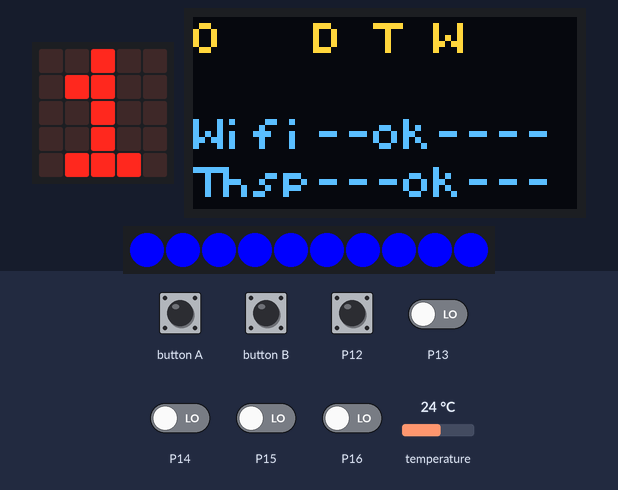
A program run on a simulated BBC micro:bit (MakeCode). On the bench: the board's 5×5 LED display, 128×64 one-colour display, 10 RGB LEDs in strip order, left to right. Inputs (shaded band) come from the test bench; at power-on: P12–16 LOW, temperature 24 °C. The OLED is the two-colour kind (top 16 rows yellow); a reset restarts the program.

Above: at 1.9 s.
2.0 s: button B pressed for 0.15 s
At 3.6 s:
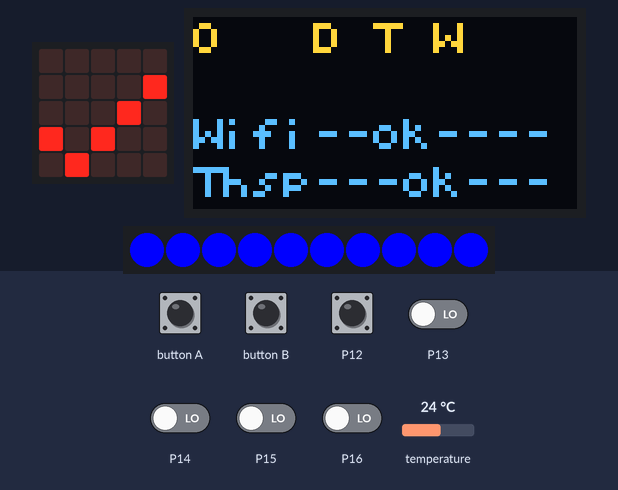
5.3 s: button A pressed for 0.15 s
6.0 s: button B pressed for 0.15 s
6.7 s: button A driven LOW and button B driven LOW
At 8.58 s:
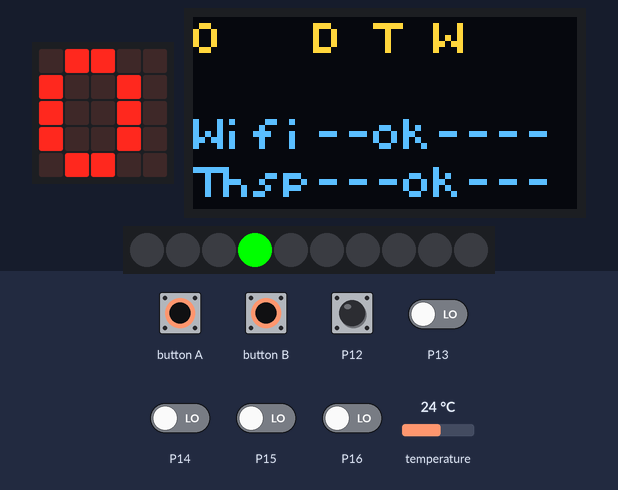
11.0 s: P12 pulled HIGH for 1 s
At 12.0 s:
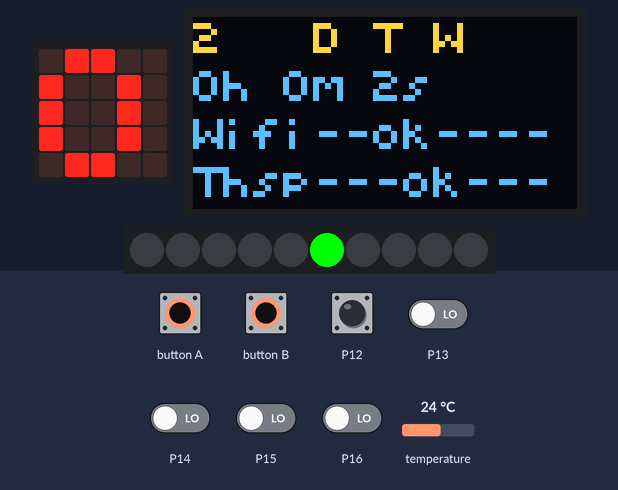
12.6 s: P12 pulled HIGH for 0.15 s
At 13.4 s:
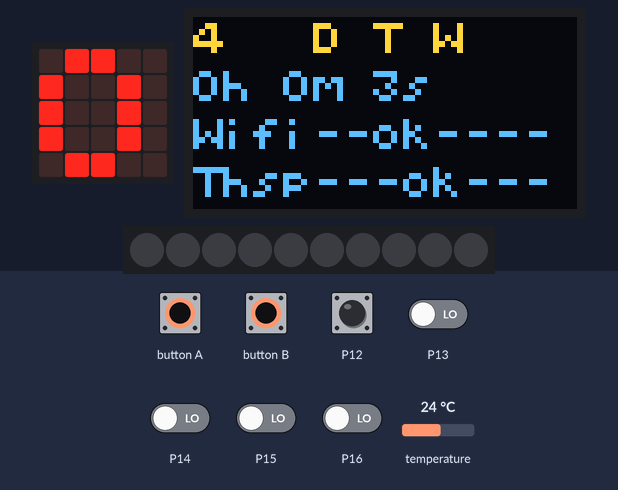

The program:

main.ts
```typescript
function alerte_feu () {
    for (let index = 0; index <= 9; index++) {
        strip.setPixelColor(index, neopixel.colors(NeoPixelColors.Red))
        strip.shift(1)
        strip.show()
        basic.pause(50)
    }
    pins.digitalWritePin(DigitalPin.P9, 1)
}
input.onButtonPressed(Button.B, function () {
    basic.showLeds(`
        # # # # .
        # . . # .
        # # # # .
        # . # . .
        # . . # .
        `)
    control.reset()
})
let heure = 0
let minutes = 0
let Connecte = 0
let ruban = 0
let strip: neopixel.Strip = null
basic.showIcon(IconNames.Yes)
let secondes2 = 0
let flamme = 0
ESP8266ThingSpeak.connectWifi(
SerialPin.P0,
SerialPin.P1,
BaudRate.BaudRate115200,
"Pixel6",
"bpax1108"
)
OLED12864_I2C.init(60)
strip = neopixel.create(DigitalPin.P2, 10, NeoPixelMode.RGB)
strip.setBrightness(255)
strip.showColor(neopixel.colors(NeoPixelColors.Orange))
basic.forever(function () {
    OLED12864_I2C.showNumber(
    0,
    0,
    flamme,
    1
    )
    if (ESP8266ThingSpeak.isLastUploadSuccessful()) {
        OLED12864_I2C.showString(
        4,
        0,
        "D",
        1
        )
    } else {
        OLED12864_I2C.showString(
        4,
        0,
        "X",
        1
        )
    }
    if (ESP8266ThingSpeak.isThingSpeakConnected()) {
        OLED12864_I2C.showString(
        6,
        0,
        "T",
        1
        )
    } else {
        OLED12864_I2C.showString(
        6,
        0,
        "X",
        1
        )
    }
    if (ESP8266ThingSpeak.isWifiConnected()) {
        OLED12864_I2C.showString(
        8,
        0,
        "W",
        1
        )
    } else {
        OLED12864_I2C.showString(
        8,
        0,
        "X",
        1
        )
    }
    if (pins.digitalReadPin(DigitalPin.P12) == 1) {
        flamme += 1
    }
    if (pins.digitalReadPin(DigitalPin.P13) == 1) {
        flamme += 1
    }
    if (pins.digitalReadPin(DigitalPin.P14) == 1) {
        flamme += 1
    }
    if (pins.digitalReadPin(DigitalPin.P15) == 1) {
        flamme += 1
    }
    if (pins.digitalReadPin(DigitalPin.P16) == 1) {
        flamme += 1
    }
})
basic.forever(function () {
    while (ruban == 0 && Connecte == 1) {
        strip.showColor(neopixel.colors(NeoPixelColors.Blue))
        strip.clear()
        basic.pause(200)
        strip.showColor(neopixel.colors(NeoPixelColors.Blue))
    }
})
basic.forever(function () {
    if (ESP8266ThingSpeak.isWifiConnected()) {
        OLED12864_I2C.showString(
        0,
        2,
        "Wifi--ok----",
        1
        )
        if (ESP8266ThingSpeak.isLastUploadSuccessful() && ESP8266ThingSpeak.isThingSpeakConnected()) {
            Connecte = 1
        }
    }
})
basic.forever(function () {
    if (minutes >= 2 && flamme <= 100) {
        strip.clear()
        strip.showColor(neopixel.colors(NeoPixelColors.Orange))
        strip.show()
    }
})
basic.forever(function () {
    if (flamme >= 100) {
        strip.clear()
        alerte_feu()
    }
})
basic.forever(function () {
    basic.showString("" + (Connecte))
    if (input.buttonIsPressed(Button.A) && Connecte == 1) {
        ruban = 1
        strip.clear()
        for (let index = 0; index < 5; index++) {
            for (let secondes2 = 0; secondes2 <= 59; secondes2++) {
                basic.pause(1000)
                if (secondes2 == 59) {
                    minutes += 1
                    if (minutes == 59) {
                        heure += 1
                        minutes = 0
                    }
                }
                OLED12864_I2C.showString(
                0,
                1,
                "" + heure + "h " + minutes + "m " + secondes2 + "s",
                1
                )
            }
        }
    }
})
basic.forever(function () {
    if (Connecte == 1) {
        OLED12864_I2C.showString(
        0,
        3,
        "Thsp---ok---",
        1
        )
    } else {
        OLED12864_I2C.showString(
        0,
        3,
        "Connect-Thsp",
        1
        )
    }
})
basic.forever(function () {
    if (ruban == 1 && flamme <= 100 && minutes < 2) {
        for (let index = 0; index <= 9; index++) {
            strip.setPixelColor(index, neopixel.colors(NeoPixelColors.Green))
            strip.shift(1)
            strip.show()
            basic.pause(50)
        }
    }
})
loops.everyInterval(5000, function () {
    ESP8266ThingSpeak.connectThingSpeak(
    "api.thingspeak.com",
    "8BQMST83OZ7LV6OT",
    input.temperature(),
    flamme,
    minutes,
    0,
    0,
    0,
    0,
    0
    )
})
```

test.ts
```typescript
// les tests vont ici ; cela ne sera pas compilé si ce paquet est utilisé en tant qu'extension.
```

Measured:
- after the input at 2.0 s, the display: first changes after 0.33 s (image 1 shows a later state)
- what the display in image 1 shows lasts 0.8 s, from 3.0 s to 3.8 s
